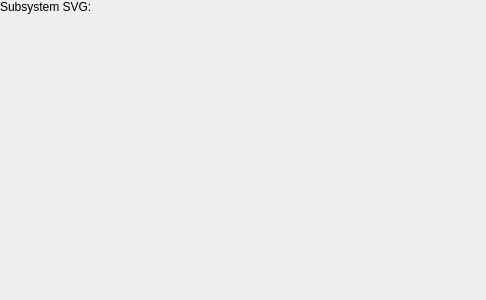
<?xml version="1.0" encoding="UTF-8"?>
<ui version="4.0">
 <class>SystemHealthGadgetOptionsPage</class>
 <widget class="QWidget" name="SystemHealthGadgetOptionsPage">
  <property name="geometry">
   <rect>
    <x>0</x>
    <y>0</y>
    <width>486</width>
    <height>300</height>
   </rect>
  </property>
  <property name="sizePolicy">
   <sizepolicy hsizetype="Expanding" vsizetype="Expanding">
    <horstretch>0</horstretch>
    <verstretch>0</verstretch>
   </sizepolicy>
  </property>
  <property name="windowTitle">
   <string>Form</string>
  </property>
  <layout class="QGridLayout" name="gridLayout">
   <property name="margin">
    <number>0</number>
   </property>
   <item row="0" column="0">
    <widget class="QLabel" name="label">
     <property name="text">
      <string>Subsystem SVG:</string>
     </property>
    </widget>
   </item>
   <item row="0" column="1">
    <widget class="Utils::PathChooser" name="svgFilePathChooser" native="true"/>
   </item>
   <item row="1" column="0">
    <spacer name="verticalSpacer">
     <property name="orientation">
      <enum>Qt::Vertical</enum>
     </property>
     <property name="sizeHint" stdset="0">
      <size>
       <width>20</width>
       <height>40</height>
      </size>
     </property>
    </spacer>
   </item>
  </layout>
 </widget>
 <customwidgets>
  <customwidget>
   <class>Utils::PathChooser</class>
   <extends>QWidget</extends>
   <header>utils/pathchooser.h</header>
   <container>1</container>
  </customwidget>
 </customwidgets>
 <resources/>
 <connections/>
</ui>
